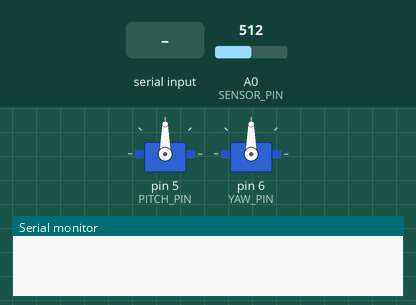
Recording of a sketch running on a simulated Arduino Uno, built with avr-gcc and run on an emulated ATmega328P. Parts: 2 × servo, the last lines printed to the serial monitor. Inputs (shaded band) come from the test bench; at power-on: A0 (SENSOR_PIN) = 512.

Above: at 1.2 s.
1.3 s: "5\n" received over Serial
At 1.45 s:
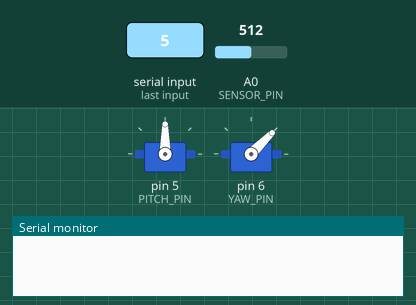
At 3.0 s:
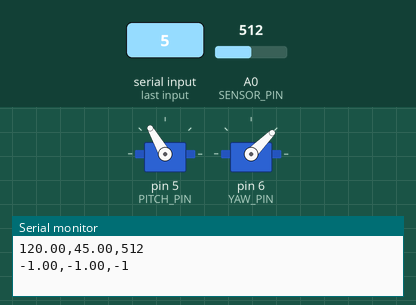
Timing chart, 0 to 4.5 s (numbered marks = the images above; inputs shaded):
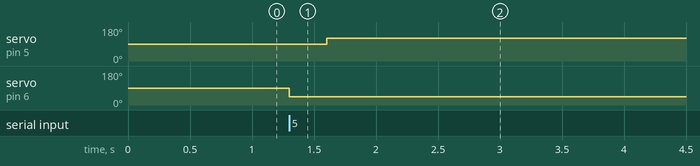

The sketch:

servo_sweep.ino
```cpp
#include <Servo.h>

/*
Arduino script to sweep two servos across given angles when reading
data from a distance sensor. Works in conjunction with a Python
script to listen to the data relayed over serial and send commands
over serial instructing the servos to begin movement.

Written by Ben Ricket and Nathaniel Banse
*/

Servo pitch_servo;
Servo yaw_servo;

// Specify pins for pitch and yaw servos
int PITCH_PIN = 5;
int YAW_PIN = 6;
int SENSOR_PIN = A0;

// Specify intervals of servo movement
float PITCH_STEP = 1;
float YAW_STEP = 1;

int LOW_READ_THRESHOLD = 80; // Ignore points worse than this
int READ_ATTEMPTS = 10; // attempts to give reading > threshold

int MS_PER_ITER = 20; // Delay on pitch movement
int MS_PER_ITER_LARGE = 300; // Delay on yaw movement

int pitch_min;
int pitch_max;
int yaw_min;
int yaw_max;

// Passed by Python script, determines if scan should be running
int run_servos = 0;

// Commands passed by Python script to instruct servo behavior
enum RunCommand {SERVO_STOP = 1, SERVO_HORIZONTAL_START = 2, SERVO_VERTICAL_START = 3, SERVO_BOTH_START = 4, CALIBRATE = 5};

void writeToSerial(float pitch_in, float yaw_in, int reading_in) {
  // Write the servo position and distance sensor information on serial
  // Pitch, yaw, and the analog input are passed with commas as delimeter
  // Newline delineates end of a single measurement
  Serial.print(pitch_in);
  Serial.print(",");
  Serial.print(yaw_in);
  Serial.print(",");
  Serial.println(reading_in);
}

void setup() {
  long baudRate = 9600;
  Serial.begin(baudRate);
  pitch_servo.attach(PITCH_PIN);
  yaw_servo.attach(YAW_PIN);
  pinMode(SENSOR_PIN, INPUT);
}

void loop() {
  // Attempt to read serial data from Python script
  unsigned long current_time;
  int serial_read;
  if (Serial.available() > 0) {
    serial_read = Serial.parseInt();
    switch (serial_read) {
      // Declare movement limits based on command
      case SERVO_STOP:
        run_servos = 0;
        break;
      case SERVO_HORIZONTAL_START:
        pitch_min = 105;
        pitch_max = 105;
        yaw_min = 65;
        yaw_max = 115;
        run_servos = 1;
        break;
      case SERVO_VERTICAL_START:
        pitch_min = 80;
        pitch_max = 130;
        yaw_min = 90;
        yaw_max = 90;
        run_servos = 1;
        break;
      case SERVO_BOTH_START:
        pitch_min = 80;
        pitch_max = 130;
        yaw_min = 65;
        yaw_max = 115;
        run_servos = 1;
        break;
      case CALIBRATE:
        // Take a single measurement for calibration
        pitch_min = 120;
        pitch_max = 120;
        yaw_min = 45;
        yaw_max = 45;
        run_servos = 1;
        break;
      default:
        break;
    }
  }
  if (run_servos) {
    // Sweep across pitch
    for (float yaw = yaw_min; yaw <= yaw_max; yaw += YAW_STEP) {
      current_time = millis();
      yaw_servo.write(yaw);

      // Delay to allow servo time to fully move
      while (millis() - current_time < MS_PER_ITER_LARGE) {
        delay(1);
      }

      for (float pitch = pitch_min; pitch <= pitch_max; pitch += PITCH_STEP) {
        current_time = millis();

        // After writing servo position, wait for it to finish moving
        // Moving back from max pitch to min pitch takes more time
        pitch_servo.write(pitch);
        yaw_servo.write(yaw);

        // Delay to allow servo time to fully move
        if (pitch == pitch_min) {
          while (millis() - current_time < MS_PER_ITER_LARGE) {
            delay(1);
          }
        } else {
          while (millis() - current_time < MS_PER_ITER) {
            delay(1);
          }
        }

        // Attempt reading the sensor data
        int sensor_read = analogRead(SENSOR_PIN);
        int attempts = 1;

        // Values less than LOW_READ_THRESHOLD are not valid measurements
        // Give finite attempts to read valid measurement; give up if not
        while (sensor_read < LOW_READ_THRESHOLD && attempts < READ_ATTEMPTS) {
          sensor_read = analogRead(SENSOR_PIN);
          attempts++;
        }

        // Only write out if measurement was valid
        if (attempts < READ_ATTEMPTS) {
          writeToSerial(pitch,yaw,sensor_read);
        }
      }
    }
    // -1 tells Python script scan is finished
    writeToSerial(-1,-1,-1);
    run_servos = 0;
  }
}
```

Measured:
- after the input at 1.3 s, servo on pin 5 (PITCH_PIN): 90° → 120° after 0.30 s; servo on pin 6 (YAW_PIN): 90° → 45° at once
